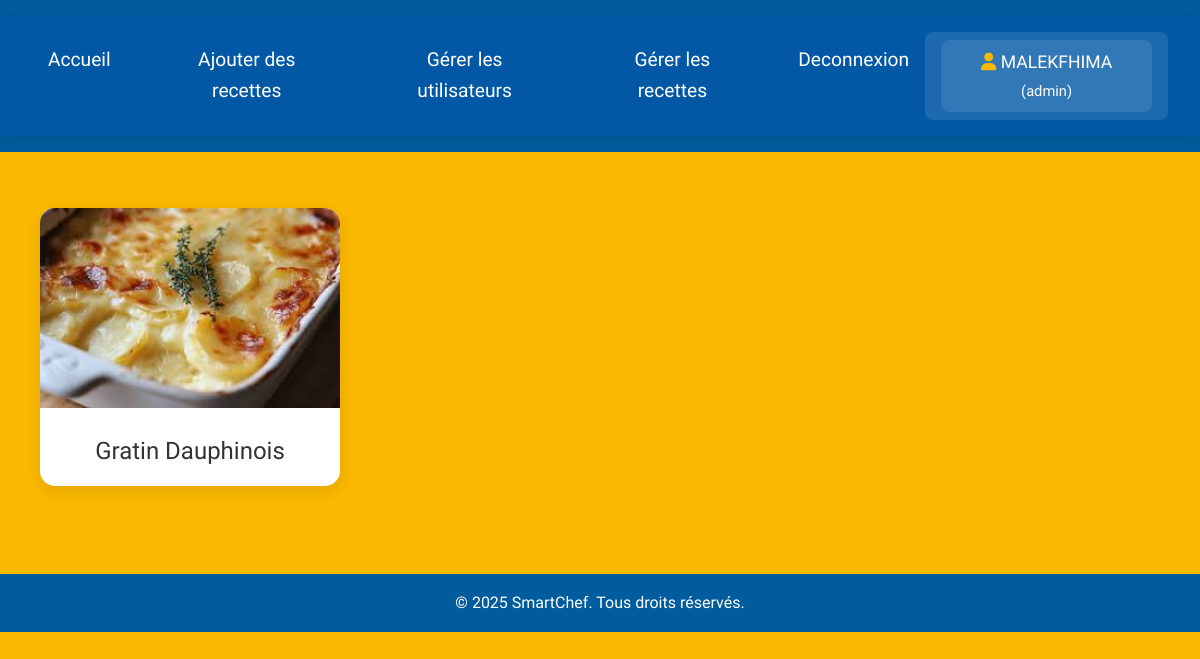
Screenshot of /recc.php?cat=gratins (signed in) with the database file from the repository.
### tables this page shows
CREATE TABLE `recetts` (
  `id` int(11) NOT NULL,
  `name` varchar(255) NOT NULL,
  `ingredients` text NOT NULL,
  `preparation` text NOT NULL,
  `preparation_time` int(11) NOT NULL,
  `cooking_time` int(11) NOT NULL,
  `servings` int(11) NOT NULL,
  `image_path` varchar(255) NOT NULL,
  `user_id` int(11) NOT NULL,
  `created_at` timestamp NOT NULL DEFAULT current_timestamp(),
  `cat` varchar(255) NOT NULL,
  `nb` text NOT NULL
);

### recc.php (the view, shortened to what this page needs)
<?php
include "php/cnx.php";
$stmt = mysqli_prepare($cnx, "SELECT id, name, image_path FROM recetts WHERE cat = ?");
mysqli_stmt_bind_param($stmt, "s", $_GET['cat']);
mysqli_stmt_execute($stmt);
$result_item = mysqli_stmt_get_result($stmt);
?>
<!DOCTYPE html>
<html lang="en">
<head>
    <link rel="stylesheet" href="css/style1.css">
</head>
<body>
    <header><?php include "nav.php"; ?></header>
    <section class="section2">
        <?php if(mysqli_num_rows($result_item) == 0) : ?>
            <script>
                alert("Catégorie vide !");
                window.location.href = "index1.php";
            </script>
        <?php else : ?>
            <?php while($row = mysqli_fetch_assoc($result_item)) : ?>
                <?php
                $image_file = 'php/uploads/' . basename($row['image_path']);
                ?>
                <div class="position">
                    <div class="bordure">
                        <a href="advanced.php?id=<?= $row['id'] ?>">
                            <img src="<?= $image_file ?>"
                                 alt="<?= htmlspecialchars($row['name']) ?>"
                                 class="recette-image">
                        </a>
                        <h3><?= htmlspecialchars($row['name']) ?></h3>
                    </div>
                </div>
            <?php endwhile; ?>
        <?php endif; ?>
    </section>
    <footer><?php include "footer.php"; ?></footer>
</body>
</html>

### css/style1.css (style rules this page uses)
* { margin: 0; padding: 0; box-sizing: border-box; list-style-type: none; text-decoration: none; }
body { font-family: 'Advent Pro', sans-serif; background-image: linear-gradient(to top, #FAB800 100%, #FAB800 100%); color: #333; line-height: 1.6; }
header { background-color: #005C9C; padding: 1rem 0; text-align: center; }
h3 { font-size: 1.5rem; text-align: center; font-family: 'Advent Pro', sans-serif; font-weight: 500; margin: 1rem 0; }
a { color: #005C9C; transition: color 0.3s ease; }
.section1, .section2, .section3 { display: flex; overflow-x: auto; flex-wrap: nowrap; gap: 20px; padding: 2rem 1rem; scrollbar-width: thin; }
.position { display: flex; justify-content: space-evenly; flex-wrap: wrap; }
.bordure { width: 300px; background: white; margin: 1.5rem; text-align: center; border-radius: 15px; box-shadow: 0 5px 15px rgba(0, 0, 0, 0.1); transition: transform 0.5s ease; overflow: hidden; }
.section2 img { width: 100%; height: 200px; object-fit: cover; }
footer { background-color: #005C9C; color: #fff; text-align: center; padding: 1.5rem 0; margin-top: 2rem; }
.section1, .section2, .section3 { animation: fadeIn 0.8s ease-out; }

### css/style.css (style rules this page uses)
* { margin: 0; padding: 0; box-sizing: border-box; list-style-type: none; text-decoration: none; }
body { font-family: 'Advent Pro', sans-serif; background-image: linear-gradient(to top, #FAB800 100%, #FAB800 100%); color: #333; line-height: 1.6; }
header { background-color: #005C9C; padding: 1rem 0; text-align: center; }
footer { background-color: #005C9C; color: #fff; text-align: center; padding: 1rem 0; margin-top: 2rem; }

### rows the page displays
recetts: image_path+name (picture), name "Gratin Dauphinois"

### other values shown
$_SESSION['nom'] "MALEKFHIMA"
$_SESSION['role'] "admin"
